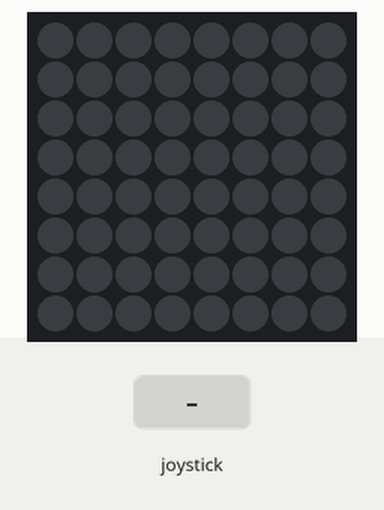
Recording of a program running on a simulated Raspberry Pi (BCM pin numbers) with a Sense HAT. Parts: the Sense HAT's 8×8 RGB LED matrix. The test bench sets the inputs (shaded band).

Above: at 1.2 s.
1.3 s: joystick pushed up
At 1.55 s:
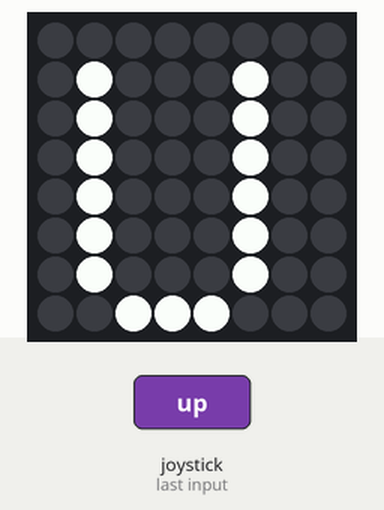
3.3 s: joystick pushed right
At 3.55 s:
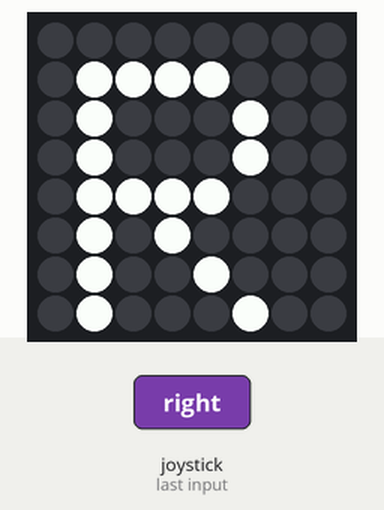
Timing chart, 0 to 6.3 s (numbered marks = the images above; inputs shaded):
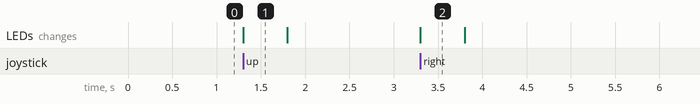

The program:

SenseHat_joystick.py
```python
#! /usr/bin/env python
from sense_hat import SenseHat
from time import sleep
from random import randint

sense = SenseHat()
sense.clear()

e = (0, 0, 0)
w = (255, 255, 255)


while True:
  for event in sense.stick.get_events():
    # Check if the joystick was pressed
    if event.action == "pressed":

      # Check which direction
      if event.direction == "up":
        sense.show_letter("U")      # Up arrow
      elif event.direction == "down":
        sense.show_letter("D")      # Down arrow
      elif event.direction == "left":
        sense.show_letter("L")      # Left arrow
      elif event.direction == "right":
        sense.show_letter("R")      # Right arrow
      elif event.direction == "middle":
        sense.show_letter("M")      # Enter key

      # Wait a while and then clear the screen
      sleep(0.5)
      sense.clear()
```

Measured:
- after the input at 1.3 s, the LEDs: change at once (image 1)
- after the input at 3.3 s, the LEDs: change at once (image 2)
- what the display in image 1 shows lasts 0.5 s, from 1.3 s to 1.8 s
